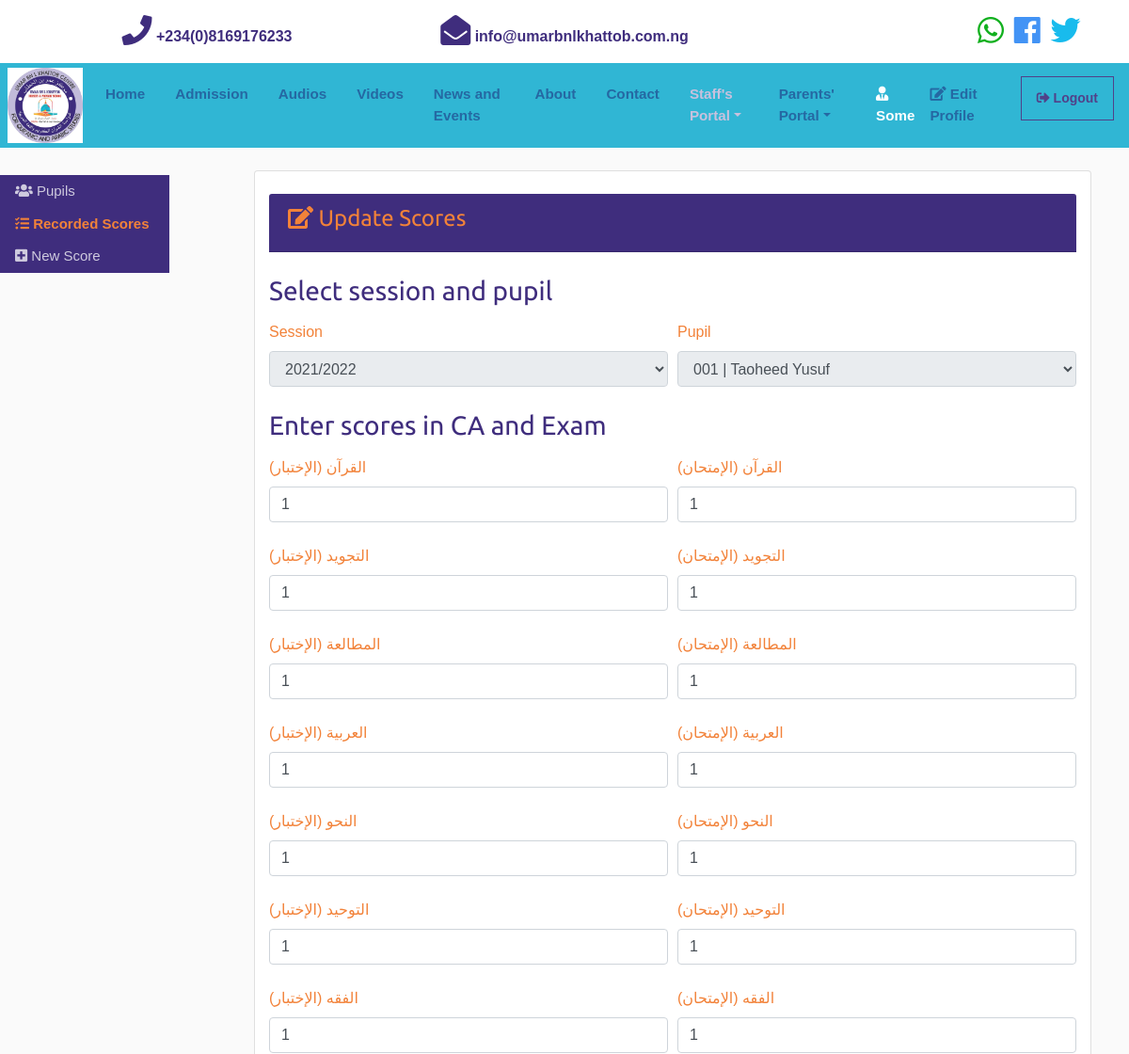
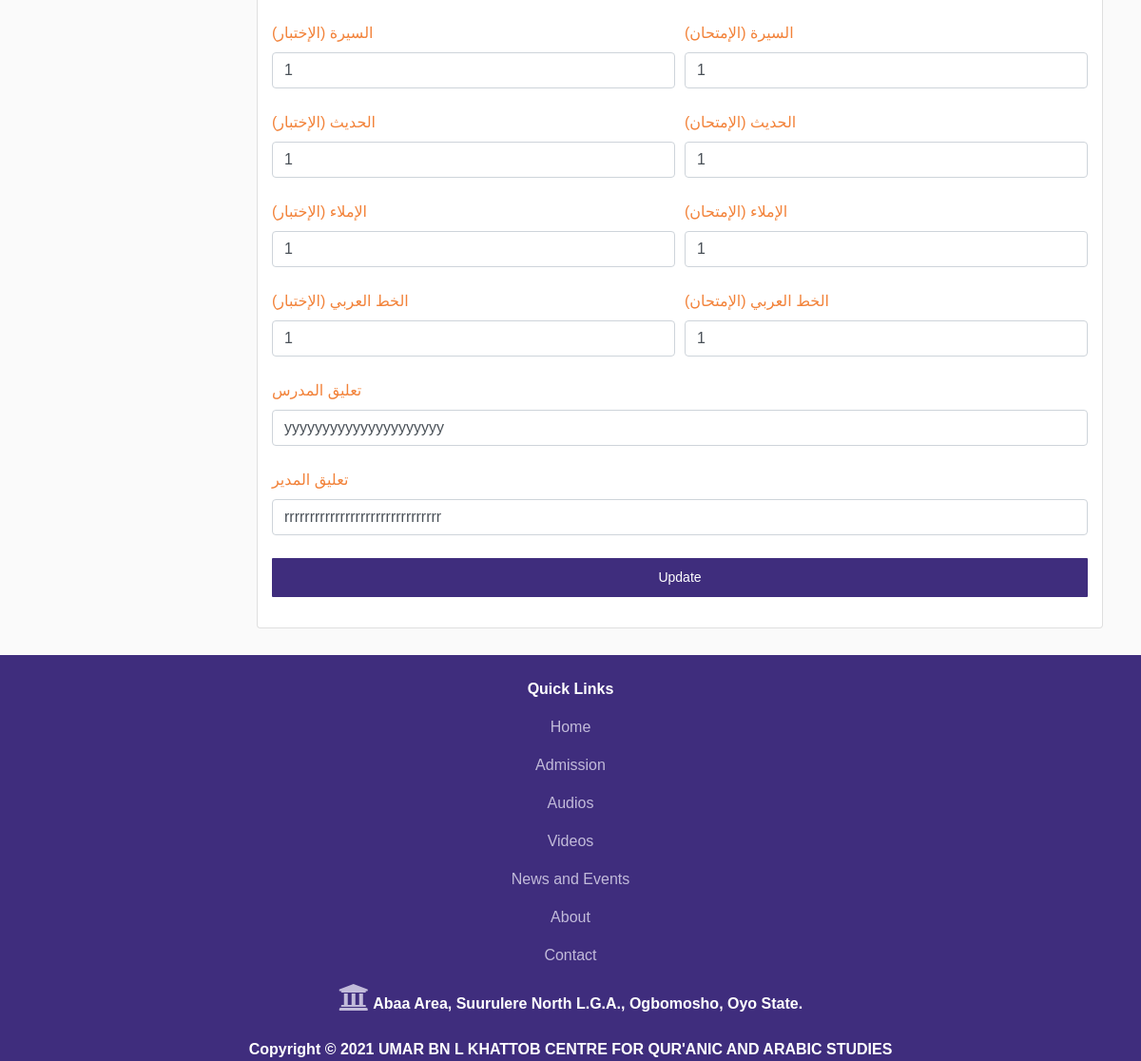
The page /staff/nursery/first-term/update/1 (signed in) on the database its author committed (2 pictures, top to bottom).
### nursery/models.py (models this page shows, shortened)
class FirstTerm(models.Model):
    session = models.ForeignKey('management.Session', on_delete = models.SET_NULL, default=1, null=True, related_name="nursery_session")
    pupil = models.OneToOneField('records.pupil', on_delete = models.SET_NULL, unique = True, null=True, related_name="nursery_pupil")
    school_fees = models.BooleanField(max_length=5, default = False)
    quran_ca = models.IntegerField(blank=True, default = 0, verbose_name="القرآن (الإختبار)")
    tajweed_ca = models.IntegerField(blank=True, default = 0, verbose_name="التجويد (الإختبار)")
    mutoolaah_ca = models.IntegerField(blank=True, default = 0, verbose_name="المطالعة (الإختبار)")
    arabiyyah_ca = models.IntegerField(blank=True, default = 0, verbose_name="العربية (الإختبار)")
    nahw_ca = models.IntegerField(blank=True, default = 0, verbose_name="النحو (الإختبار)")
    tawheed_ca = models.IntegerField(blank=True, default = 0, verbose_name="التوحيد (الإختبار)")
    fiqh_ca = models.IntegerField(blank=True, default = 0, verbose_name="الفقه (الإختبار)")
    seeroh_ca = models.IntegerField(blank=True, default = 0, verbose_name="السيرة (الإختبار)")
    hadeeth_ca = models.IntegerField(blank=True, default = 0, verbose_name="الحديث (الإختبار)")
    imlaa_ca = models.IntegerField(blank=True, default = 0, verbose_name="الإملاء (الإختبار)")
    khot_ca = models.IntegerField(blank=True, default = 0, verbose_name="الخط العربي (الإختبار)")
    quran_exam = models.IntegerField(blank=True, default = 0, verbose_name="القرآن (الإمتحان)")
    tajweed_exam = models.IntegerField(blank=True, default = 0, verbose_name="التجويد (الإمتحان)")
    mutoolaah_exam = models.IntegerField(blank=True, default = 0, verbose_name="المطالعة (الإمتحان)")
    arabiyyah_exam = models.IntegerField(blank=True, default = 0, verbose_name="العربية (الإمتحان)")
    nahw_exam = models.IntegerField(blank=True, default = 0, verbose_name="النحو (الإمتحان)")
    tawheed_exam = models.IntegerField(blank=True, default = 0, verbose_name="التوحيد (الإمتحان)")
    fiqh_exam = models.IntegerField(blank=True, default = 0, verbose_name="الفقه (الإمتحان)")
    seeroh_exam = models.IntegerField(blank=True, default = 0, verbose_name="السيرة (الإمتحان)")
    hadeeth_exam = models.IntegerField(blank=True, default = 0, verbose_name="الحديث (الإمتحان)")
    imlaa_exam = models.IntegerField(blank=True, default = 0, verbose_name="الإملاء (الإمتحان)")
    khot_exam = models.IntegerField(blank=True, default = 0, verbose_name="الخط العربي (الإمتحان)")
    quran_tot = models.IntegerField(blank=True, default = 0)
    tajweed_tot = models.IntegerField(blank=True, default = 0)
    mutoolaah_tot = models.IntegerField(blank=True, default = 0)
    arabiyyah_tot = models.IntegerField(blank=True, default = 0)
    nahw_tot = models.IntegerField(blank=True, default = 0)
    tawheed_tot = models.IntegerField(blank=True, default = 0)
    fiqh_tot = models.IntegerField(blank=True, default = 0)
    seeroh_tot = models.IntegerField(blank=True, default = 0)
    hadeeth_tot = models.IntegerField(blank=True, default = 0)
    imlaa_tot = models.IntegerField(blank=True, default = 0)
    khot_tot = models.IntegerField(blank=True, default = 0)
    cumulative = models.IntegerField(blank=True, default = 0)
    teacher_comment = models.CharField(max_length=200, null=True, blank=True, verbose_name="تعليق المدرس")
    head_comment = models.CharField(max_length=200, null=True, blank=True, verbose_name="تعليق المدير")
    created = models.DateTimeField(auto_now_add=True, null=True)
    updated = models.DateTimeField(auto_now=True, null=True)
    class Meta:
        ordering = ('pupil__user__username',)
        verbose_name = "First Term Score"
        verbose_name_plural = "First Term Scores"

### nursery/views.py (the view, shortened to what this page needs)
# urls.py: path('staff/nursery/first-term/update/<int:id>', views.updateFirsts, name='nursery_firsts_update'),
@login_required
def updateFirsts(request, id):
    first = FirstTerm.objects.get(id=id)
    form = FirstTermFormUp(instance=first)
    return render(request, 'nursery/first_form_update.html', {'form': form, 'first': first})

### templates/nursery/first_form_update.html (shortened to what this page needs)
{% extends 'base.html' %}
{% load crispy_forms_tags %}
{% block content %}
<br>
<div class="sidebar">
  <br>
  <br>
  <br>
  <br>
<a href="{% url 'pupils' %}"><i class="fas fa-users fa-1x"></i> Pupils</a>
<a href="{% url 'nursery_firsts' %}"><strong class="text-orange"><i class="fas fa-tasks fa-1x"></i> Recorded Scores</strong></a>
<a href="{% url 'nursery_first' %}"><i class="fas fa-plus-square fa-1x"></i> New Score</a>
</div>
  <section class="main">
    <div class="container">
      <div class="pull-right col-md-12">
        <div class="card text-primary">
          <br>
          <form method="post" class="form-group col-md-12 text-orange">
            <div class="card-header bg-primary text-orange">
              <h4>
                <i class="fas fa-edit"></i> Update Scores</h4>
            </div>
            <br>
            <div class="form-row">
              <div class="form-group col-sm-12 mb-2">
                <h3 class="text-primary">Select session and pupil</h3>
              </div>
            </div>
            <div class="form-row">
              <div class="form-group col-sm-6 mb-2">
                  {{ form.session|as_crispy_field }}
              </div>
              <div class="form-group col-sm-6 mb-2">
                  {{ form.pupil|as_crispy_field }}
              </div>
            </div>
            <div class="form-row">
              <div class="form-group col-sm-12 mb-2">
                <h3 class="text-primary">Enter scores in CA and Exam</h3>
              </div>
            </div>
            <div class="form-row">
                <div class="form-group col-sm-6 mb-2">
                    {{ form.quran_ca|as_crispy_field }}
                </div>
                <div class="form-group col-sm-6 mb-2">
                    {{ form.quran_exam|as_crispy_field }}
                </div>
            </div>
            <div class="form-row">
                <div class="form-group col-sm-6 mb-2">
                  {{ form.tajweed_ca|as_crispy_field }}
                </div>
                <div class="form-group col-sm-6 mb-2">
                  {{ form.tajweed_exam|as_crispy_field }}
                </div>
            </div>
            <div class="form-row">
                <div class="form-group col-sm-6 mb-2">
                  {{ form.mutoolaah_ca|as_crispy_field }}
                </div>
                <div class="form-group col-sm-6 mb-2">
                  {{ form.mutoolaah_exam|as_crispy_field }}
                </div>
            </div>
            <div class="form-row">
                <div class="form-group col-sm-6 mb-2">
                  {{ form.arabiyyah_ca|as_crispy_field }}
                </div>
                <div class="form-group col-sm-6 mb-2">
                  {{ form.arabiyyah_exam|as_crispy_field }}
                </div>
            </div>
            <div class="form-row">
                <div class="form-group col-sm-6 mb-2">
                  {{ form.nahw_ca|as_crispy_field }}
                </div>
                <div class="form-group col-sm-6 mb-2">
                  {{ form.nahw_exam|as_crispy_field }}
                </div>
            </div>
            <div class="form-row">
                <div class="form-group col-sm-6 mb-2">
                  {{ form.tawheed_ca|as_crispy_field }}
                </div>
                <div class="form-group col-sm-6 mb-2">
                  {{ form.tawheed_exam|as_crispy_field }}
                </div>
            </div>
            <div class="form-row">
                <div class="form-group col-sm-6 mb-2">
                  {{ form.fiqh_ca|as_crispy_field }}
                </div>
                <div class="form-group col-sm-6 mb-2">
                  {{ form.fiqh_exam|as_crispy_field }}
                </div>
            </div>
            <div class="form-row">
                <div class="form-group col-sm-6 mb-2">
                  {{ form.seeroh_ca|as_crispy_field }}
                </div>
                <div class="form-group col-sm-6 mb-2">
                  {{ form.seeroh_exam|as_crispy_field }}
                </div>
            </div>
            <div class="form-row">
                <div class="form-group col-sm-6 mb-2">
                  {{ form.hadeeth_ca|as_crispy_field }}
                </div>
                <div class="form-group col-sm-6 mb-2">
                  {{ form.hadeeth_exam|as_crispy_field }}
                </div>
            </div>
            <div class="form-row">
                <div class="form-group col-sm-6 mb-2">
                  {{ form.imlaa_ca|as_crispy_field }}
                </div>
                <div class="form-group col-sm-6 mb-2">
                  {{ form.imlaa_exam|as_crispy_field }}
                </div>
            </div>
            <div class="form-row">
                <div class="form-group col-sm-6 mb-2">
                  {{ form.khot_ca|as_crispy_field }}
                </div>
                <div class="form-group col-sm-6 mb-2">
                  {{ form.khot_exam|as_crispy_field }}
                </div>
            </div>
            <div class="form-row">
                <div class="form-group col-sm-12 mb-2">
                  {{ form.teacher_comment|as_crispy_field }}
                </div>
            </div>
            <div class="form-row">
                <div class="form-group col-sm-12 mb-2">
                  {{ form.head_comment|as_crispy_field }}
                </div>
            </div>
            <input type="submit" class="form-group col-md-12 btn btn-orange" value="Update">
          </form>
        </div>
        <br>
      </div>
    </div>
  </section>
{% endblock content%}

### templates/partials/_navbar.html (shortened to what this page needs)
{% load static %}
<nav class="p-0 navbar navbar-expand-lg navbar-dark bg-light_blue sticky-top">
  <a class="ml-2 navbar-brand" href="{% url 'index' %}">
    <img src="{% static 'img/logo.jpg' %}" width="50" height="80" class="logo" alt="Umar Logo">
  </a>
  <div class="collapse navbar-collapse" id="navbarNavAltMarkup">
    <ul class="navbar-nav">
      <li
        {% if '/' == request.path %}
          class="nav-item active mr-3"
        {% else %}
          class="nav-item mr-3"
        {% endif %}
      >
        <a class="nav-link" href="{% url 'index' %}"><strong>Home</strong></a>
      </li>
      <li
        {% if 'admission' in request.path %}
          class="nav-item active mr-3"
        {% else %}
          class="nav-item mr-3"
        {% endif %}
      >
        <a class="nav-link" href="{% url 'admission' %}"><strong>Admission</strong></a>
      </li>
      <li
        {% if 'audios' in request.path %}
          class="nav-item active mr-3"
        {% else %}
          class="nav-item mr-3"
        {% endif %}
      >
        <a class="nav-link" href="{% url 'audios' %}"><strong>Audios</strong></a>
      </li>
      <li
        {% if 'videos' in request.path %}
          class="nav-item active mr-3"
        {% else %}
          class="nav-item mr-3"
        {% endif %}
      >
        <a class="nav-link" href="{% url 'videos' %}"><strong>Videos</strong></a>
      </li>
      <li
        {% if 'news-and-events' in request.path %}
          class="nav-item active mr-3"
        {% else %}
          class="nav-item mr-3"
        {% endif %}
      >
        <a class="nav-link" href="{% url 'events' %}"><strong>News and Events</strong></a>
      </li>
      <li
        {% if 'about' in request.path %}
          class="nav-item active mr-3"
        {% else %}
          class="nav-item mr-3"
        {% endif %}
      >
        <a class="nav-link" href="{% url 'about' %}"><strong>About</strong></a>
      </li>
      <li
        {% if 'contact' in request.path %}
          class="nav-item active mr-3"
        {% else %}
          class="nav-item mr-3"
        {% endif %}
      >
        <a class="nav-link" href="{% url 'contact' %}"><strong>Contact</strong></a>
      </li>
      {% if user.is_authenticated %}
      <li
        {% if 'staff' in request.path %}
          class="nav-item active dropdown mr-3"
        {% else %}
          class="nav-item dropdown mr-3"
        {% endif %}
      >
        <a class="nav-link dropdown-toggle" href="#" id="navbarDropdownMenuLink" data-toggle="dropdown" aria-haspopup="true" aria-expanded="false"><strong>Staff's Portal</strong></a>
      </li>
      <li
        {% if 'parents' in request.path %}
          class="nav-item active dropdown mr-3"
        {% else %}
          class="nav-item dropdown mr-3"
        {% endif %}
      >
        <a class="nav-link dropdown-toggle" href="#" id="navbarDropdownMenuLink" data-toggle="dropdown" aria-haspopup="true" aria-expanded="false"><strong>Parents' Portal</strong></a>
      </li>
      {% endif %}
    </ul>
    <ul class="navbar-nav ml-auto">
      {% if user.is_authenticated %}
      <li
      >
        <a class="nav-link" href=""><strong><span class="text-white"><i class="fas fa-user-tie fa-1x"></i> {{user.first_name}}</span></strong></a>
      </li>
      <li
        {% if 'edit-profile' in request.path %}
          class="nav-item active mr-3"
        {% else %}
          class="nav-item mr-3"
        {% endif %}
      >
        <a class="nav-link" href="{% url 'edit_profile' %}"><strong><i class="fas fa-edit fa-1x"></i> Edit Profile</strong></a>
      </li>
      <li
        {% if 'logout' in request.path %}
          class="nav-item active mr-3"
        {% else %}
          class="nav-item mr-3"
        {% endif %}
      >
        <button class="btn btn-outline-primary btn-sm"><a class="nav-link" href="{% url 'logout' %}">
          <i class="fas fa-sign-out-alt text-primary"></i> <strong class="text-primary">Logout</strong></a></button>
      </li>
    {% endif %}
    </ul>
  </div>
</nav>

### rows shown on the page
FirstTerm: session "2021/2022", pupil "001 | Taoheed Yusuf", quran_ca "1", quran_exam "1", tajweed_ca "1", tajweed_exam "1", mutoolaah_ca "1", mutoolaah_exam "1", arabiyyah_ca "1", arabiyyah_exam "1", nahw_ca "1", nahw_exam "1", tawheed_ca "1", tawheed_exam "1", fiqh_ca "1", fiqh_exam "1", seeroh_ca "1", seeroh_exam "1", hadeeth_ca "1", hadeeth_exam "1", imlaa_ca "1", imlaa_exam "1", khot_ca "1", khot_exam "1", teacher_comment "yyyyyyyyyyyyyyyyyyyyy", head_comment "rrrrrrrrrrrrrrrrrrrrrrrrrrrrrrr"

### other values the page prints
{{ user.first_name }} "Some"
